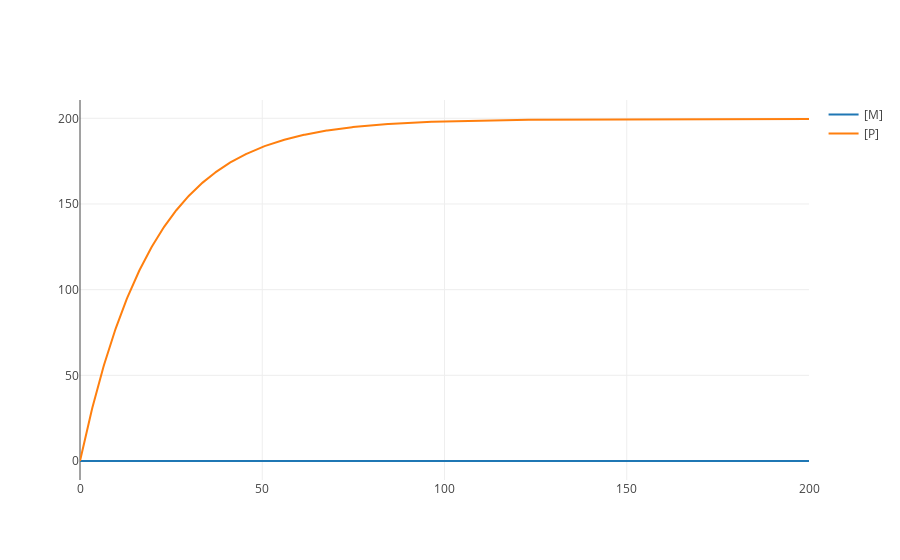

Here is the notebook cell this chart was saved with:
### Code cell
import numpy as np
import matplotlib.pyplot as plt
import tellurium as te 
import time

#clears out any previous simulation results if it exists
r.reset() 

#the simulation is run, and is saved in "r.model", 
#but results are also stored in "result" by the line below
result = r.simulate(0,200,1000) #(start, end, timepoints)

# Find the steady-state value of Protein
P_ss = result[-1,2]

r.plot() # quick plot of model results
#You can do something like the following to alter the quick plot
#r.plot(ylim=[0,300])

### Figure 1 — Plotly figure (JSON) as saved in the notebook; plotly's stock layout.template omitted (floating-point values rounded to 4 significant figures; data arrays with more than 128 entries replaced by an {"elided": "..."} marker saying what was removed)
{"data": [{"type": "scatter", "x": {"elided": "1000 float values"}, "y": {"elided": "1000 float values"}, "name": "[M]", "opacity": 1, "mode": "lines"}, {"type": "scatter", "x": {"elided": "1000 float values"}, "y": {"elided": "1000 float values"}, "name": "[P]", "opacity": 1, "mode": "lines"}], "layout": {}}
